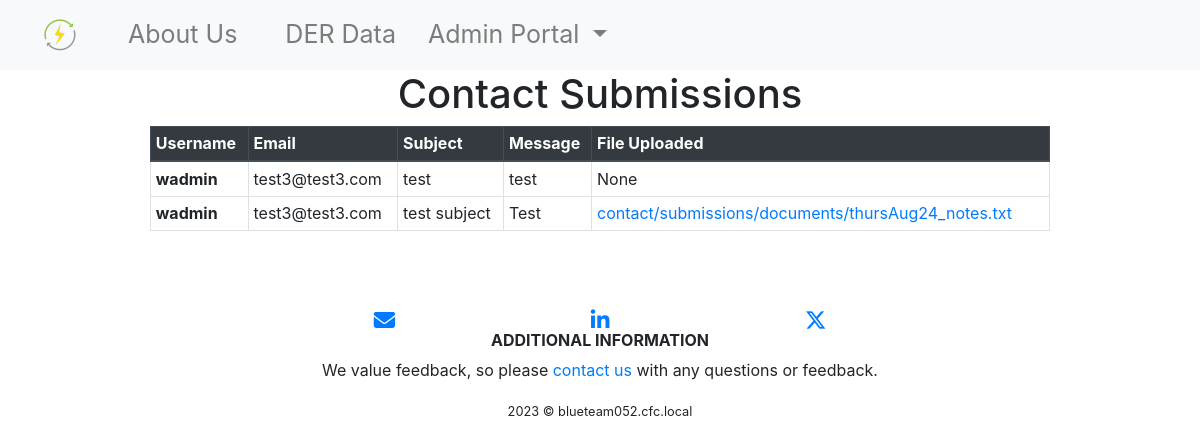
Before: /admin-portal/contact_submissions (signed in) with the older database file.
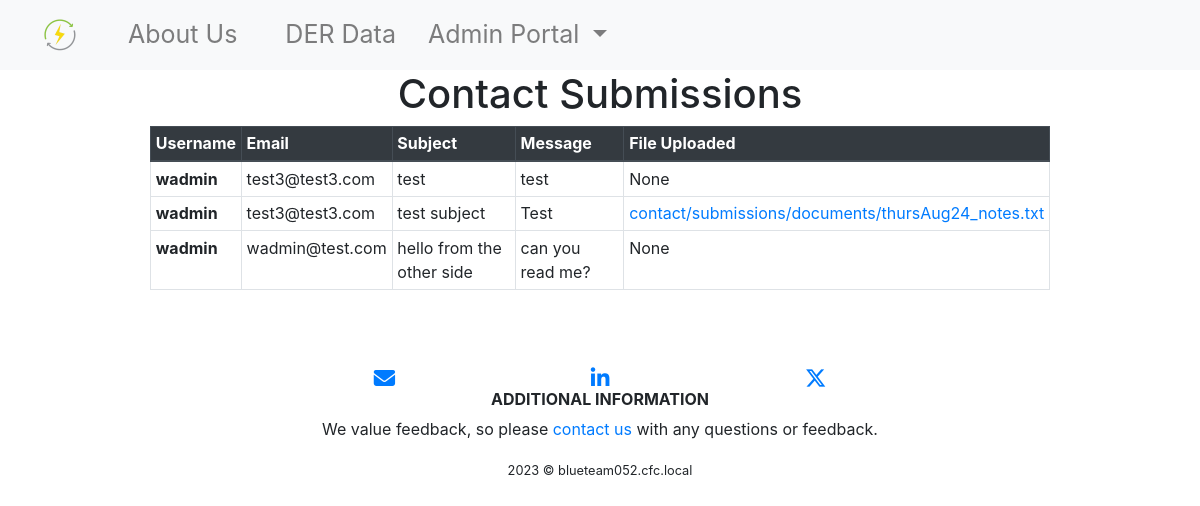
After: the same page with the newer database file.
### main/models.py (models this page shows, shortened)
class ContactSupport(models.Model):
    username = models.CharField(max_length=255)
    email = models.EmailField()
    subject = models.CharField(max_length=255)
    message = models.TextField()
    file_upload = models.FileField(
        null=True,
        blank=True,
        upload_to='contact/submissions/documents/',
        help_text='max. 42 megabytes',
    )
    class Meta:
        app_label  = 'main'

### main/views.py (the view)
# urls.py: path('admin-portal/contact_submissions', views.contact_submissions, name='contact_submissions'),
def contact_submissions(request):
	if request.user.is_authenticated:
		submissions = ContactSupport.objects.all()
		return render(request, 'admin-portal-pages/contact_submissions.html', {'submissions': submissions})
	else:
		raise PermissionDenied()

### templates/admin-portal-pages/contact_submissions.html (shortened to what this page needs)
{% extends 'page-components/base.html' %}
{% load static %}
{% block content %}
  <head>
  </head>
  {% include 'page-components/navbar.html' %}
  {% include 'page-components/messages.html' %}
  <body>
    <h1 class="text-center">Contact Submissions</h1>
    {% if not submissions %}
      <p class="text-center">There are no contact submssions currently.</p>
    {% else %}
      <table class="table table-bordered table-hover table-sm w-75 mx-auto">
        <thead class="thead-dark">
          <th scope="col">Username</th>
          <th scope="col">Email</th>
          <th scope="col">Subject</th>
          <th scope="col">Message</th>
          <th scope="col">File Uploaded</th>
        </thead>
        <tbody>
          {% for submission in submissions %}
            <tr>
              <th scope="row">{{ submission.username }}</td>
              <td>{{ submission.email }}</td>
              <td>{{ submission.subject }}</td>
              <td>{{ submission.message }}</td>
              <td>
                {% if submission.file_upload %}
                  <a href="/media/{{ submission.file_upload }}">
                    {{ submission.file_upload }}
                  </a>
                {% else %}
                  None
                {% endif %}
              </td>
            </tr>
          {% endfor %}
        </tbody>
      </table>
    {% endif %}
    {% include 'page-components/footer.html' %}
  </body>
{% endblock %}

### templates/page-components/base.html (shortened to what this page needs)
<!DOCTYPE html>
{% load static %}
<html lang="en">
  <head>
    <link rel="stylesheet" href="{% static '/css/base.css' %}" />
    <link rel="stylesheet" href="https://cdn.jsdelivr.net/npm/bootstrap@4.4.1/dist/css/bootstrap.min.css">
    <link rel="stylesheet"
      href="https://cdnjs.cloudflare.com/ajax/libs/font-awesome/4.7.0/css/font-awesome.min.css"
    />
  </head>
  <body>
    {% block navbar %}
    {% endblock %}
    {% block content %}
    {% endblock %}
    {% block footer %}
    {% endblock %}
  </body>
</html>

### templates/page-components/navbar.html (shortened to what this page needs)
{% extends 'page-components/base.html' %}
{% load static %}
{% block navbar %}
  <nav class="navbar navbar-expand-lg navbar-light bg-light">
    {% with request.resolver_match.url_name as url_name %}
      <a class="navbar-brand mx-4" href="{% url 'main:index' %}">
        <img class="image-fluid px-1" src="{% static 'images/favicon_io/favicon-32x32.png' %}"">
      </a>
      <div class="collapse navbar-collapse" id="navbarItems">
          <ul class="navbar-nav">
            <li class="nav-item mx-3">
              <a class="nav-link {% if url_name == 'about' %} active {% endif %}" href="{% url 'main:about' %}">About Us</a>
            </li>
            <li class="nav-item mx-3">
              <a class="nav-link {% if url_name == 'data' %} active {% endif %}" href="{% url 'main:data' %}">DER Data</a>
            </li>
            {% if user.is_authenticated %}
              <li class="nav-item dropdown">
                <a
                  class="nav-link dropdown-toggle"
                  id="navbarDropdown"
                  role="button"
                  data-toggle="dropdown"
                  aria-haspopup="true"
                  aria-expanded="false"
                >
                  Admin Portal
                </a>
              </li>
            {% endif %}
          </ul>
      </div>
    {% endwith %}
  </nav>
{% endblock %}

### templates/page-components/messages.html (shortened to what this page needs)
<link
  href="https://cdn.jsdelivr.net/npm/bootstrap@5.1.3/dist/css/bootstrap.min.css"
  rel="stylesheet"
/>

### templates/page-components/footer.html
{% extends 'page-components/base.html' %}
{% block footer %}
  <div id='footer' class="pb-5">
    <footer class="page-footer">
      <div class="container">
        <div class="row">
          <div class="col-4 d-flex justify-content-end align-items-end">
            <a href="mailto:contact@der.wind"  target="_blank" rel="noopener noreferrer">
              <i class="fa fa-envelope fa-lg"></i>
            </a>
          </div>
          <div class="col-4 d-flex justify-content-center align-items-center">
            <a href="https://linkedin.com/" target="_blank" rel="noopener noreferrer">
              <i class="fa fa-linkedin fa-lg"></i>
            </a>
          </div>
          <div class="col-4 d-flex justify-content-start align-items-start">
            <a href="https://twitter.com/" target="_blank" rel="noopener noreferrer">
              <i class="fa-brands fa-x-twitter fa-lg"></i>
            </a>
          </div>
        </div>
        <div class="row">
          <div class="extra-links mx-auto col-lg-12 col-md-8 col-sm-12">
            <h6 class="text-uppercase font-weight-bold text-center">Additional Information</h6>
            <p class="text-center">We value feedback, so please
              {% if user.is_authenticated %}
                <a href="{% url 'main:contact_support' %}">contact us</a>
              {% else %}
                <a href="{% url 'main:contact' %}">contact us</a>
              {% endif %}
              with any questions or feedback.</p>
          </div>
        </div>
      </div>
      <div class="text-center">
        <small>2023 © blueteam052.cfc.local</small>
      </div>
    </footer>
  </div>
{% endblock footer %}

### static/css/base.css (style rules this page uses)
html { height: 100%; }
body { margin: 0; padding: 0; height: 100%; }
#footer { position: relative; bottom:0; width:100%; height:60px; }
.page-footer { padding: 60px 0 30px; }

### templates/page-components/navbar.html (style rules this page uses)
.nav-item { font-size: 25px; }

Changed rows visible on the page:
added ContactSupport: username "wadmin", email "wadmin@test.com", subject "hello from the other side", message "can you read me?", file_upload "None"
